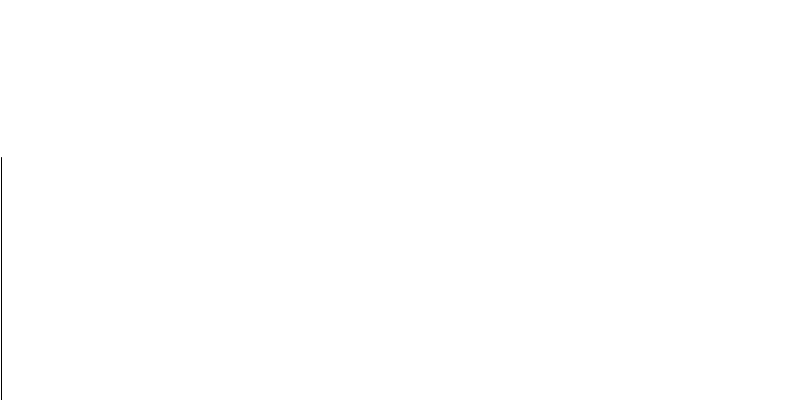
Frame 1 (no input)
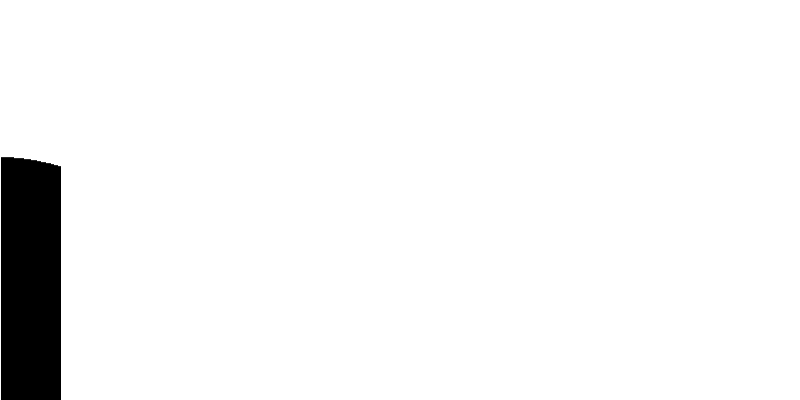
Frame 60 (the mouse pressed at the canvas centre just before this capture)
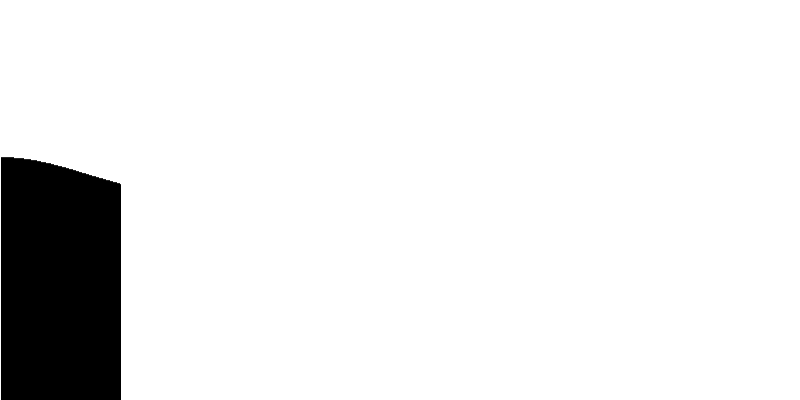
Frame 120 (the mouse held since frame 60 and released just before this capture)

The Processing sketch that drew these frames (run headless with seeded random() and noise(); from frame 60 on, the mouse is pressed at the canvas centre):

// Processing sketch: Perlin_Noise
// ── Perlin_Noise.pde
float lineHeight = 0;
float iterations = 0;
float timeValue = 0;

void setup() {
  
  // canvas
  size(800, 400);
  
  // white background
  background(255, 255, 255);
  
  // how fast the animation goes
  frameRate(30);
  
}

void draw() {
  
  // Increase the counter that tracks the number of iterations
  iterations++;
  println("iteration is: " + iterations);
  
  // Increase the time value for the Perlin noise generator
  timeValue += 0.001;
  println("timeValue is: " + timeValue);

  // translate origin to bottom left of screen
  translate(0, height);

  // flip axes (so y increases going upwards)
  scale(1, -1);

  // Get a random height between 0 and 1
  lineHeight = noise(timeValue);
  
  // Show line height in console
  println("raw value is: " + lineHeight);

  // Convert to height between 0 and 400
  lineHeight = map(lineHeight, 0, 1, 0, height);
  
  // Show line height in console
  println("scaled value is: " + lineHeight);

  // Draw a line with a fixed height
  // x1, y1, x2, y2
  line(iterations, 0, iterations, lineHeight);
  
  // When we've reached end of the width of the screen, stop animating
  if (frameCount > width) {
     noLoop(); 
  }
  
}
